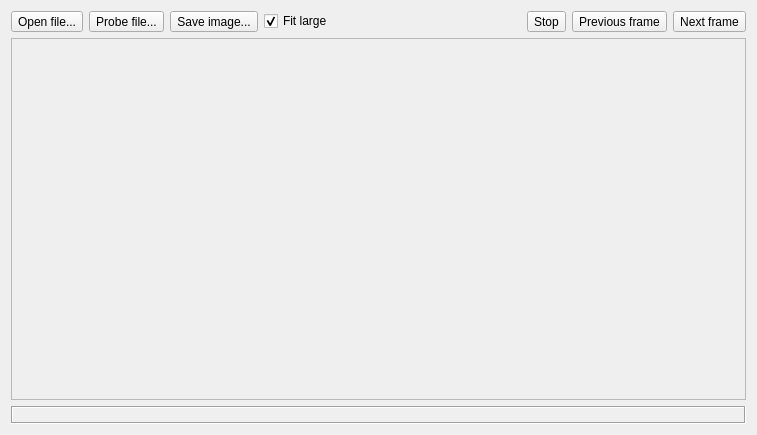
<?xml version="1.0" encoding="UTF-8"?>
<ui version="4.0">
 <class>ImageViewer</class>
 <widget class="QWidget" name="ImageViewer">
  <property name="geometry">
   <rect>
    <x>0</x>
    <y>0</y>
    <width>757</width>
    <height>435</height>
   </rect>
  </property>
  <property name="windowTitle">
   <string>Qt SAIL demo</string>
  </property>
  <layout class="QGridLayout" name="gridLayout">
   <item row="0" column="0">
    <layout class="QHBoxLayout" name="horizontalLayout">
     <item>
      <widget class="QToolButton" name="pushOpen">
       <property name="text">
        <string>Open file...</string>
       </property>
      </widget>
     </item>
     <item>
      <widget class="QToolButton" name="pushProbe">
       <property name="text">
        <string>Probe file...</string>
       </property>
      </widget>
     </item>
     <item>
      <widget class="QToolButton" name="pushSave">
       <property name="text">
        <string>Save image...</string>
       </property>
      </widget>
     </item>
     <item>
      <widget class="QCheckBox" name="checkFit">
       <property name="text">
        <string>Fit large</string>
       </property>
       <property name="checked">
        <bool>true</bool>
       </property>
      </widget>
     </item>
     <item>
      <spacer name="horizontalSpacer">
       <property name="orientation">
        <enum>Qt::Horizontal</enum>
       </property>
       <property name="sizeHint" stdset="0">
        <size>
         <width>40</width>
         <height>20</height>
        </size>
       </property>
      </spacer>
     </item>
     <item>
      <widget class="QLabel" name="labelFrame">
       <property name="font">
        <font>
         <weight>75</weight>
         <bold>true</bold>
        </font>
       </property>
      </widget>
     </item>
     <item>
      <widget class="QToolButton" name="pushStop">
       <property name="text">
        <string>Stop</string>
       </property>
      </widget>
     </item>
     <item>
      <widget class="QToolButton" name="pushPrevious">
       <property name="text">
        <string>Previous frame</string>
       </property>
      </widget>
     </item>
     <item>
      <widget class="QToolButton" name="pushNext">
       <property name="text">
        <string>Next frame</string>
       </property>
      </widget>
     </item>
    </layout>
   </item>
   <item row="2" column="0">
    <widget class="QLabel" name="labelStatus">
     <property name="font">
      <font>
       <weight>75</weight>
       <bold>true</bold>
      </font>
     </property>
     <property name="frameShape">
      <enum>QFrame::Box</enum>
     </property>
     <property name="frameShadow">
      <enum>QFrame::Sunken</enum>
     </property>
     <property name="textInteractionFlags">
      <set>Qt::LinksAccessibleByMouse|Qt::TextSelectableByMouse</set>
     </property>
    </widget>
   </item>
   <item row="1" column="0">
    <widget class="QScrollArea" name="scrollArea">
     <property name="widgetResizable">
      <bool>true</bool>
     </property>
     <widget class="QWidget" name="scrollAreaWidgetContents">
      <property name="geometry">
       <rect>
        <x>0</x>
        <y>0</y>
        <width>733</width>
        <height>353</height>
       </rect>
      </property>
     </widget>
    </widget>
   </item>
  </layout>
 </widget>
 <tabstops>
  <tabstop>pushOpen</tabstop>
  <tabstop>pushProbe</tabstop>
  <tabstop>pushSave</tabstop>
  <tabstop>checkFit</tabstop>
  <tabstop>pushStop</tabstop>
  <tabstop>pushPrevious</tabstop>
  <tabstop>pushNext</tabstop>
  <tabstop>scrollArea</tabstop>
 </tabstops>
 <resources/>
 <connections/>
 <designerdata>
  <property name="gridDeltaX">
   <number>5</number>
  </property>
  <property name="gridDeltaY">
   <number>5</number>
  </property>
  <property name="gridSnapX">
   <bool>true</bool>
  </property>
  <property name="gridSnapY">
   <bool>true</bool>
  </property>
  <property name="gridVisible">
   <bool>true</bool>
  </property>
 </designerdata>
</ui>
